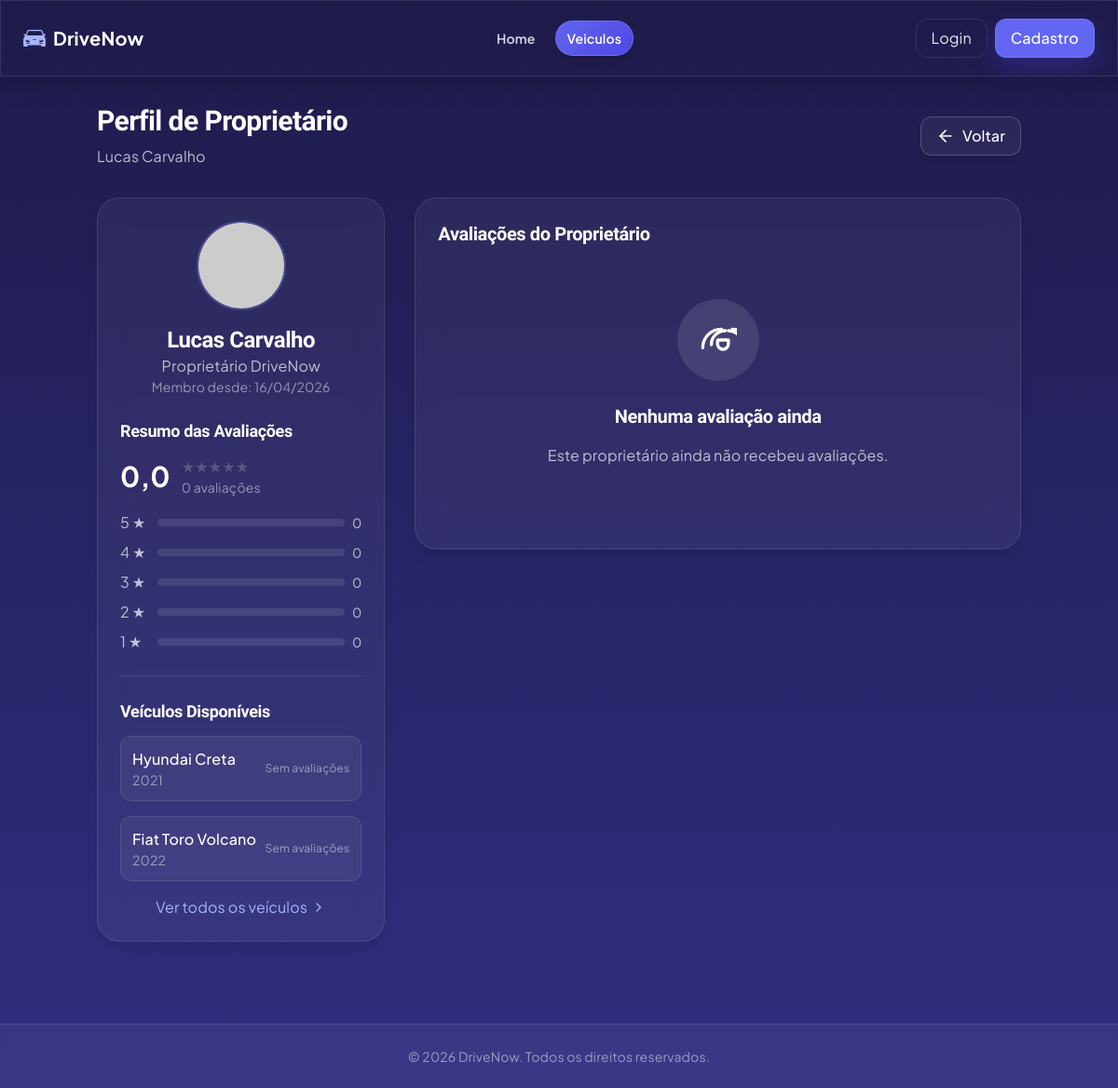
/avaliacao/avaliacoes_proprietario.php?id=12, run on the app's committed database.
### tables this page shows
CREATE TABLE `dono` (
  `id` int(11) NOT NULL,
  `conta_usuario_id` int(11) DEFAULT NULL
);

CREATE TABLE `conta_usuario` (
  `id` int(11) NOT NULL,
  `is_admin` tinyint(1) NOT NULL DEFAULT 0,
  `ativo` tinyint(1) NOT NULL DEFAULT 1,
  `primeiro_nome` varchar(50) DEFAULT NULL,
  `segundo_nome` varchar(50) DEFAULT NULL,
  `telefone` varchar(20) DEFAULT NULL,
  `e_mail` varchar(100) DEFAULT NULL,
  `senha` varchar(255) DEFAULT NULL,
  `data_de_entrada` date DEFAULT NULL,
  `foto_perfil` varchar(255) DEFAULT NULL,
  `cpf` varchar(14) DEFAULT NULL COMMENT 'CPF do usuário',
  `foto_cnh_frente` varchar(255) DEFAULT NULL COMMENT 'Caminho para foto da CNH (frente)',
  `foto_cnh_verso` varchar(255) DEFAULT NULL COMMENT 'Caminho para foto da CNH (verso)',
  `status_docs` enum('pendente','verificando','aprovado','rejeitado') NOT NULL DEFAULT 'pendente' COMMENT 'Status da verificação dos documentos',
  `data_verificacao` datetime DEFAULT NULL COMMENT 'Data da última verificação',
  `admin_verificacao` int(11) DEFAULT NULL COMMENT 'ID do admin que verificou os documentos',
  `tem_cnh` tinyint(1) NOT NULL DEFAULT 0 COMMENT 'Se o usuário possui CNH',
  `cadastro_completo` tinyint(1) NOT NULL DEFAULT 0 COMMENT 'Se o usuário completou o cadastro com documentos',
  `observacoes_docs` text DEFAULT NULL COMMENT 'Observações da verificação',
  `mensagens_nao_lidas` int(11) NOT NULL DEFAULT 0,
  `media_avaliacao_proprietario` decimal(3,1) DEFAULT NULL,
  `total_avaliacoes_proprietario` int(11) DEFAULT 0,
  `media_avaliacao_locatario` decimal(3,1) DEFAULT NULL,
  `total_avaliacoes_locatario` int(11) DEFAULT 0
);

CREATE TABLE `veiculo` (
  `id` int(11) NOT NULL,
  `local_id` int(11) DEFAULT NULL,
  `categoria_veiculo_id` int(11) DEFAULT NULL,
  `dono_id` int(11) DEFAULT NULL,
  `veiculo_marca` varchar(50) DEFAULT NULL,
  `veiculo_modelo` varchar(100) DEFAULT NULL,
  `veiculo_ano` int(11) DEFAULT NULL,
  `veiculo_km` int(11) DEFAULT NULL,
  `veiculo_placa` varchar(50) DEFAULT NULL,
  `veiculo_cambio` varchar(50) DEFAULT NULL,
  `veiculo_combustivel` varchar(50) DEFAULT NULL,
  `veiculo_portas` int(11) DEFAULT NULL,
  `veiculo_acentos` int(11) DEFAULT NULL,
  `veiculo_tracao` varchar(50) DEFAULT NULL,
  `disponivel` tinyint(1) DEFAULT 1 COMMENT '0=Indisponível, 1=Disponível',
  `preco_diaria` decimal(10,2) NOT NULL DEFAULT 150.00,
  `descricao` text DEFAULT NULL,
  `media_avaliacao` decimal(3,1) DEFAULT NULL,
  `total_avaliacoes` int(11) DEFAULT 0
);

### avaliacao/avaliacoes_proprietario.php (the view, shortened to what this page needs)
<?php
$proprietarioId = (int)$_GET['id'];
global $pdo;
$stmt = $pdo->prepare("
    SELECT u.*, d.id as dono_id
    FROM conta_usuario u
    INNER JOIN dono d ON u.id = d.conta_usuario_id
    WHERE u.id = ?
");
$stmt->execute([$proprietarioId]);
$proprietario = $stmt->fetch();
$stmt = $pdo->prepare("
    SELECT ap.*, r.reserva_data, r.devolucao_data, r.veiculo_id,
           CONCAT(u.primeiro_nome, ' ', u.segundo_nome) AS nome_usuario,
           v.veiculo_marca, v.veiculo_modelo, v.veiculo_ano
    FROM avaliacao_proprietario ap
    INNER JOIN reserva r ON ap.reserva_id = r.id
    INNER JOIN conta_usuario u ON ap.usuario_id = u.id
    INNER JOIN veiculo v ON r.veiculo_id = v.id
    WHERE ap.proprietario_id = ?
    ORDER BY ap.data_avaliacao DESC
");
$stmt->execute([$proprietarioId]);
$avaliacoes = $stmt->fetchAll();
$stmt = $pdo->prepare("
    SELECT v.id, v.veiculo_marca, v.veiculo_modelo, v.veiculo_ano, v.media_avaliacao, v.total_avaliacoes
    FROM veiculo v
    WHERE v.dono_id = ?
    AND v.disponivel = 1
    ORDER BY v.media_avaliacao DESC
    LIMIT 5
");
$stmt->execute([$proprietario['dono_id']]);
$veiculos = $stmt->fetchAll();
$totalAvaliacoes = count($avaliacoes);
$mediaNota = 0;
$contagem = [
    5 => 0,
    4 => 0,
    3 => 0,
    2 => 0,
    1 => 0
];
?>
<!DOCTYPE html>
<html lang="pt-br">
<head>
    <script src="https://cdn.tailwindcss.com"></script>
    <link rel="stylesheet" href="../assets/ui-modern.css">
</head>
<body class="drivenow-modern text-white">
    <?php include_once '../includes/navbar.php'; ?>
    <main class="container mx-auto pt-28 pb-10 px-4">
        <div class="flex items-center justify-between mb-8">
            <div>
                <h2 class="text-3xl font-bold text-white">Perfil de Proprietário</h2>
                <p class="text-white/70 mt-2"><?= htmlspecialchars($proprietario['primeiro_nome']) ?> <?= htmlspecialchars($proprietario['segundo_nome']) ?></p>
            </div>
            <a href="javascript:history.back()" class="btn-dn-ghost border border-white/20 text-white hover:bg-white/20 rounded-xl px-4 py-2 font-medium backdrop-blur-sm bg-white/5 hover:bg-white/10 shadow-md hover:shadow-lg flex items-center justify-center">
                <svg xmlns="http://www.w3.org/2000/svg" width="24" height="24" viewBox="0 0 24 24" fill="none" stroke="currentColor" stroke-width="2" stroke-linecap="round" stroke-linejoin="round" class="h-5 w-5 mr-2">
                    <path d="m12 19-7-7 7-7"></path>
                    <path d="M19 12H5"></path>
                </svg>
                <span>Voltar</span>
            </a>
        </div>
        <div class="grid grid-cols-1 lg:grid-cols-3 gap-8">
            <div class="lg:col-span-1">
                <div class="section-shell backdrop-blur-lg bg-white/5 border subtle-border rounded-3xl shadow-lg p-6 card-shine space-y-6">
                    <div class="text-center mb-6">
                        <div class="w-24 h-24 rounded-full overflow-hidden border-2 border-indigo-400/30 mx-auto mb-4">
                            <?php if (isset($proprietario['foto_perfil']) && !empty($proprietario['foto_perfil'])): ?>
                                <img src="<?= htmlspecialchars($proprietario['foto_perfil']) ?>" alt="Foto de Perfil" class="h-full w-full object-cover">
                            <?php else: ?>
                                <img src="https://api.dicebear.com/7.x/initials/svg?seed=<?= urlencode($proprietario['primeiro_nome']) ?>&backgroundColor=818cf8&textColor=ffffff&fontSize=40" alt="Usuário" class="h-full w-full object-cover">
                            <?php endif; ?>
                        </div>
                        <h3 class="text-2xl font-bold"><?= htmlspecialchars($proprietario['primeiro_nome']) ?> <?= htmlspecialchars($proprietario['segundo_nome']) ?></h3>
                        <p class="text-white/70">Proprietário DriveNow</p>
                        <p class="text-white/50 text-sm">Membro desde: <?= isset($proprietario['data_de_entrada']) && $proprietario['data_de_entrada'] ? date('d/m/Y', strtotime($proprietario['data_de_entrada'])) : 'Data não disponível' ?></p>
                    </div>
                    <div>
                        <h4 class="text-lg font-semibold mb-3">Resumo das Avaliações</h4>
                        <div class="flex items-center mb-4">
                            <div class="text-3xl font-bold mr-3"><?= number_format($mediaNota, 1, ',', '.') ?></div>
                            <div>
                                <div class="stars">
                                    <?php for ($i = 1; $i <= 5; $i++): ?>
                                        <span class="star <?= $i <= round($mediaNota) ? 'filled' : '' ?>">★</span>
                                    <?php endfor; ?>
                                </div>
                                <div class="text-white/50 text-sm"><?= $totalAvaliacoes ?> avaliações</div>
                            </div>
                        </div>
                        <div class="space-y-2">
                            <?php for ($i = 5; $i >= 1; $i--): ?>
                                <div class="flex items-center">
                                    <div class="w-8 text-white/70"><?= $i ?> ★</div>
                                    <div class="flex-grow mx-2">
                                        <div class="h-2 rounded-full bg-white/10 overflow-hidden">
                                        </div>
                                    </div>
                                    <div class="text-white/70 text-sm"><?= $contagem[$i] ?></div>
                                </div>
                            <?php endfor; ?>
                        </div>
                    </div>
                    <div class="border-t border-white/10 pt-6">
                        <h4 class="text-lg font-semibold mb-3">Veículos Disponíveis</h4>
                        <?php if (empty($veiculos)): ?>
                            <p class="text-white/50 text-center py-4">Nenhum veículo disponível no momento</p>
                        <?php else: ?>
                            <div class="space-y-4">
                                <?php foreach ($veiculos as $veiculo): ?>
                                    <div class="bg-white/5 border subtle-border rounded-xl p-3 flex justify-between items-center hover:bg-white/10 transition-colors">
                                        <div>
                                            <p class="font-medium"><?= htmlspecialchars($veiculo['veiculo_marca']) ?> <?= htmlspecialchars($veiculo['veiculo_modelo']) ?></p>
                                            <p class="text-sm text-white/50"><?= htmlspecialchars($veiculo['veiculo_ano']) ?></p>
                                        </div>
                                        <div class="text-right">
                                            <?php if (isset($veiculo['media_avaliacao'])): ?>
                                                <div class="stars">
                                                    <?php for ($i = 1; $i <= 5; $i++): ?>
                                                        <span class="star <?= $i <= round($veiculo['media_avaliacao']) ? 'filled' : '' ?>" style="font-size: 0.875rem;">★</span>
                                                    <?php endfor; ?>
                                                </div>
                                                <div class="text-xs text-white/50">(<?= $veiculo['total_avaliacoes'] ?? 0 ?>)</div>
                                            <?php else: ?>
                                                <p class="text-xs text-white/50">Sem avaliações</p>
                                            <?php endif; ?>
                                        </div>
                                    </div>
                                <?php endforeach; ?>
                            </div>
                            <div class="mt-4 text-center">
                                <a href="../reserva/listagem_veiculos.php" class="text-indigo-300 hover:text-indigo-200 transition-colors inline-flex items-center">
                                    Ver todos os veículos
                                    <svg xmlns="http://www.w3.org/2000/svg" width="24" height="24" viewBox="0 0 24 24" fill="none" stroke="currentColor" stroke-width="2" stroke-linecap="round" stroke-linejoin="round" class="ml-1 h-4 w-4">
                                        <polyline points="9 18 15 12 9 6"></polyline>
                                    </svg>
                                </a>
                            </div>
                        <?php endif; ?>
                    </div>
                </div>
            </div>
            <div class="lg:col-span-2">
                <div class="section-shell backdrop-blur-lg bg-white/5 border subtle-border rounded-3xl shadow-lg p-6">
                    <h3 class="text-xl font-semibold mb-4">Avaliações do Proprietário</h3>
                    <?php if (empty($avaliacoes)): ?>
                        <div class="text-center py-10">
                            <div class="p-6 rounded-full bg-white/10 text-white inline-flex mb-6">
                            </div>
                            <h3 class="text-xl font-bold text-white mb-4">Nenhuma avaliação ainda</h3>
                            <p class="text-white/70 mb-6">Este proprietário ainda não recebeu avaliações.</p>
                        </div>
                    <?php endif; ?>
                </div>
            </div>
        </div>
    </main>
    <footer class="bg-white/5 backdrop-blur-sm border-t subtle-border py-6 mt-12">
        <div class="container mx-auto px-4">
            <div class="text-center text-white/50 text-sm">
                &copy; <?= date('Y') ?> DriveNow. Todos os direitos reservados.
            </div>
        </div>
    </footer>
</body>
</html>

### assets/ui-modern.css (style rules this page uses)
:root { --dn-font-title: 'Sora', 'Trebuchet MS', 'Segoe UI', Tahoma, Geneva, Verdana, sans-serif; --dn-font-body: 'Plus Jakarta Sans', 'Segoe UI', Tahoma, Geneva, Verdana, sans-serif; --dn-surface: rgba(255, 255, 255, 0.06); --dn-surface-hover: rgba(255, 255, 255, 0.1); --dn-border: rgba(255, 255, 255, 0.14); --dn-shadow: 0 18px 35px rgba(2, 6, 23, 0.35); --dn-shadow-soft: 0 10px 22px rgba(2, 6, 23, 0.2); --dn-primary: #6366f1; --dn-primary-hover: #4f46e5; --dn-primary-accent: #818cf8; }
.drivenow-modern { font-family: var(--dn-font-body); letter-spacing: 0.01em; }
.drivenow-modern h1, .drivenow-modern h2, .drivenow-modern h3, .drivenow-modern h4, .drivenow-modern .title-font { font-family: var(--dn-font-title); letter-spacing: -0.02em; }
.section-shell { border: 1px solid var(--dn-border); box-shadow: var(--dn-shadow-soft); }
.btn-dn-ghost { transition: transform 0.2s ease, background-color 0.2s ease, border-color 0.2s ease; }

### avaliacao/avaliacoes_proprietario.php (style rules this page uses)
body { background: linear-gradient(to bottom, #1e1b4b, #312e81); min-height: 100vh; }
.subtle-border { border-color: rgba(255, 255, 255, 0.1); }
.card-shine { position: relative; overflow: hidden; }
.card-shine::before { content: ''; position: absolute; top: -50%; left: -50%; width: 200%; height: 200%; background: radial-gradient(circle, rgba(255,255,255,0.1) 0%, transparent 40%); transform: translateY(-100%) translateX(-100%); opacity: 0; pointer-events: none; transition: opacity 0.8s ease; }
.stars { display: inline-flex; align-items: center; }
.stars .star { color: rgba(255, 255, 255, 0.2); }

### data on the page
dono: conta_usuario.primeiro_nome "Lucas", conta_usuario.segundo_nome "Carvalho", conta_usuario.data_de_entrada "16/04/2026"
veiculo: veiculo_marca "Hyundai", veiculo_modelo "Creta", veiculo_ano "2021", shows "Sem avaliações"
veiculo: veiculo_marca "Fiat", veiculo_modelo "Toro Volcano", veiculo_ano "2022", shows "Sem avaliações"

### other printed values
$mediaNota "0,0"
$totalAvaliacoes "0"
$contagem[$i] "0"
